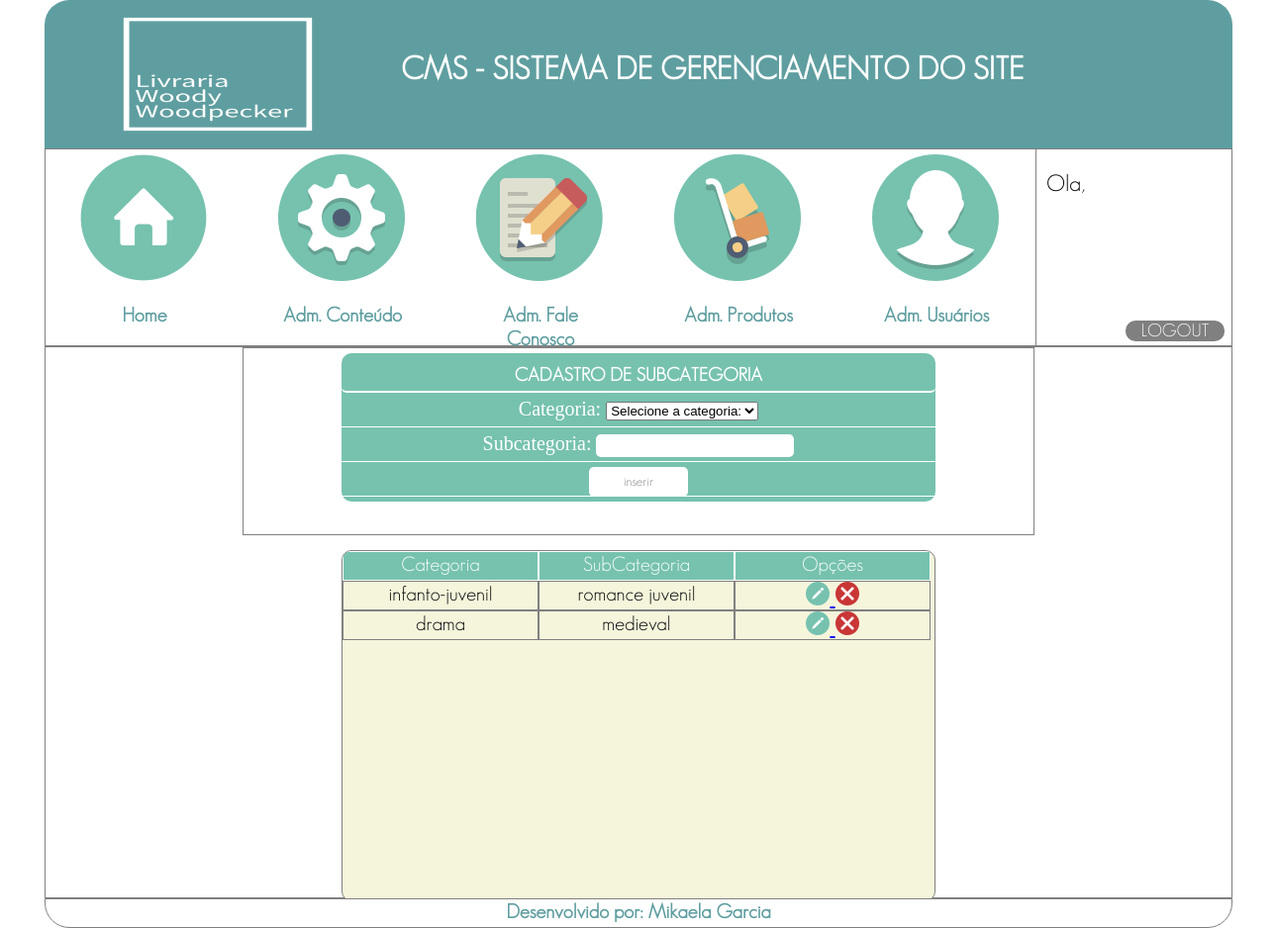
/cms/cadastrarSubcategoria.php, run on the app's committed database.
### tables this page shows
CREATE TABLE `tbl_subcategoria` (
  `id_subcategoria` int(11) NOT NULL AUTO_INCREMENT,
  `nome_subcategoria` varchar(45) NOT NULL,
  `id_categoria` int(11) NOT NULL,
  PRIMARY KEY (`id_subcategoria`),
  KEY `fk_subcategoria_categoria_idx` (`id_categoria`),
  CONSTRAINT `fk_subcategoria_categoria` FOREIGN KEY (`id_categoria`) REFERENCES `tbl_categoria` (`id_categoria`)
);

CREATE TABLE `tbl_categoria` (
  `id_categoria` int(11) NOT NULL AUTO_INCREMENT,
  `nome_categoria` varchar(45) NOT NULL,
  PRIMARY KEY (`id_categoria`)
);

### cms/cadastrarSubcategoria.php (the view, shortened to what this page needs)
<?php
    $conexao = conexaoBD();
    $botao = "inserir";
    $nome_subcategoria = "";
    $id_categoria = 3;
?>
<!DOCTYPE html>
<html>
<head>
    <link rel="stylesheet" href="css/style.css"/>
</head>
<header>
    <?php
        require_once("header.php");
    ?>
</header>
<div id="sessaoCadastroSub">
    <div id="seguraFormCadSub">
        <form method="POST" action="cadastrarSubcategoria.php" name="frmCadSub" style="width: 600px; height: 150px; margin-top: 5px">
            <div id="tituloFormCadSub">
                <h3>CADASTRO DE SUBCATEGORIA</h3>
            </div>
            <div class="itemFormCadSub">
                <p>Categoria:
                <select name="slccategoria">
                <?php
                    if($modo == "editar"){
                ?>      <option value="<?php echo($id_categoria)?>"><?php echo($nome_categoria)?></option>
                <?php
                    }else{
                ?>
                        <option>Selecione a categoria:</option>
                <?php
                    }
                ?>
                </select>
                </p>
            </div>
            <div class="itemFormCadSub">
                <p>Subcategoria: <input type="text" name="txtNomeSub" value="<?php echo($nome_subcategoria)?>" id="txtFormSub"></p>
            </div>
            <div class="itemFormCadSub">
                <input type="submit" value="<?php echo($botao)?>" name="btnSalvar" id="btnSalvar">
            </div>
        </form>
    </div>
    <div id="listaSubcategoria">
        <div class="itemListaSubcategoria">
            Categoria
        </div>
        <div class="itemListaSubcategoria">
            SubCategoria
        </div>
        <div class="itemListaSubcategoria">
            Opções
        </div>
        <?php
         $sql = "SELECT tbl_categoria.nome_categoria, tbl_subcategoria.* FROM tbl_categoria,tbl_subcategoria WHERE tbl_subcategoria.id_categoria = tbl_categoria.id_categoria";
         $select = mysqli_query($conexao, $sql);
         while($rs_subcategoria = mysqli_fetch_array($select)){
        ?>
        <div class="carregarListaSubcategoria">
            <?php echo($rs_subcategoria['nome_categoria']);?>
        </div>
        <div class="carregarListaSubcategoria">
            <?php echo($rs_subcategoria['nome_subcategoria']);?>
        </div>
        <div class="carregarListaSubcategoria">
            <a href="cadastrarSubcategoria.php?modo=editar&id_subcategoria=<?php echo($rs_subcategoria['id_subcategoria'])?>">
                <img src="icons/edit.png.png" alt="editar">
            </a>
            <a href="cadastrarSubcategoria.php?modo=excluir&id_subcategoria=<?php echo($rs_subcategoria['id_subcategoria'])?>">
                <img src="icons/delete.png" alt="delete">
            </a>
        </div>
        <?php
            }
        ?>
    </div>
</div>
<footer>
    <?php
        require_once("footer.php");
    ?>
</footer>
</html>

### cms/css/style.css (style rules this page uses)
html,body,p,body,ul,li,h1,h2,h3,h4,h5,h6,footer,form,label,input { padding: 0; margin: 0; }
* { box-sizing: border-box; }
form { width: 400px; height: 100px; margin: auto; padding-top: 10px; background-color: #76c2af; color: white; }
form { border-radius: 10px; }
#sessaoCadastroSub { width: 1200px; height: 558px; border: solid 1px gray; margin: auto; }
#seguraFormCadSub { width: 800px; height: 190px; margin: auto; border: solid 1px gray; }
#tituloFormCadSub { width: 600px; height: 30px; border: solid 2px white; margin: auto; text-align: center; border-bottom-left-radius: 5px; border-bottom-right-radius: 5px; border-top: none; border-left: none; border-right: none; font-family: geosanslight; }
.itemFormCadSub { width: 600px; height: 30px; border: solid 1px white; font-size: 20px; border-top: none; border-left: none; border-right: none; margin-top: 5px; text-align: center; }
#txtFormSub { width: 200px; margin: auto; border: 0px; border-radius: 5px; height: 23px; }
#btnSalvar { width: 100px; height: 30px; border-radius: 5px; color: grey; cursor: pointer; font-family: geosanslight; border: none; background-color: white; }
#listaSubcategoria { width: 600px; height: 355px; margin: auto; border: solid 1px grey; border-radius: 10px; background-color: beige; overflow: auto; margin-top: 15px; }
.itemListaSubcategoria { width: 198px; height: 30px; background-color: #76c2af; text-align: center; float: left; color: white; font-family: geosanslight; font-size: 20px; border: solid 1px white; margin: auto; }
.carregarListaSubcategoria { width: 198px; height: 30px; text-align: center; float: left; font-family: geosanslight; font-size: 20px; border: solid 1px grey; margin: auto; }

### data on the page
tbl_subcategoria: id_categoria.nome_categoria "infanto-juvenil", nome_subcategoria "romance juvenil"
tbl_subcategoria: id_categoria.nome_categoria "drama", nome_subcategoria "medieval"
